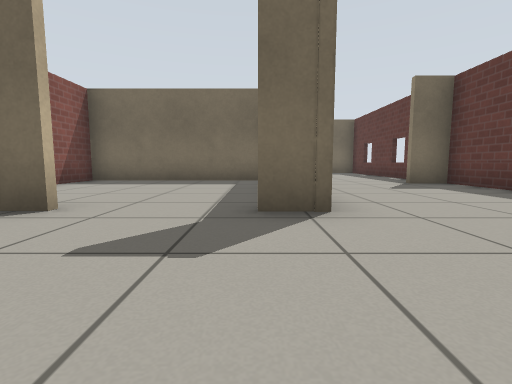
view 1 (above)

16 first-person views from a walk through a robot-simulator world made for Gazebo. The camera is 0.5 m above the floor, tilts 6° down and sees 85° across. The floor is counted in squares, 1 m on a side. Each view is taken from the middle of a square. On the plan, view 1 faces up. The plan holds only what a view shows up to about 9 squares ahead; the rest is blank. Simple patterns stand in for the simulator's built-in surfaces.

view 2
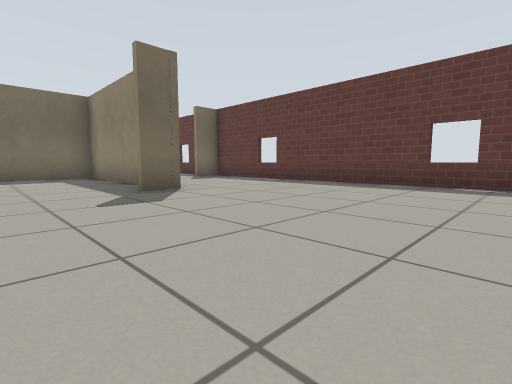

view 3
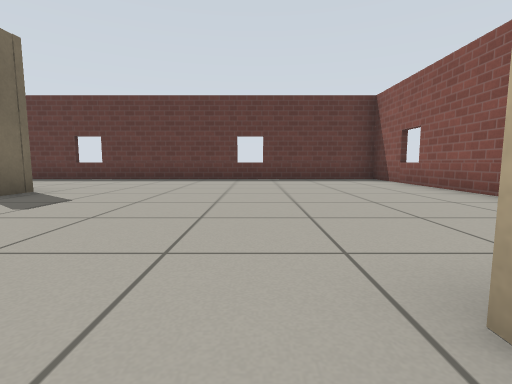

view 4
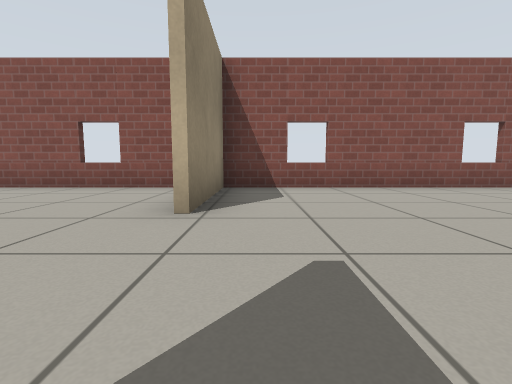

view 5
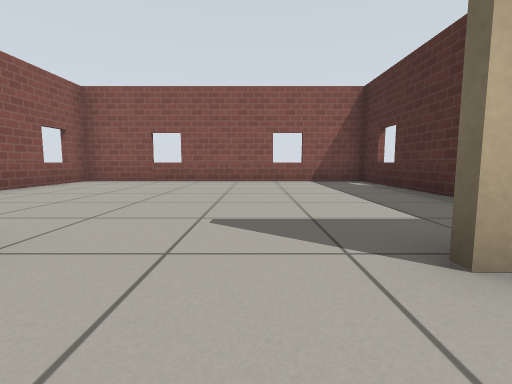

view 6
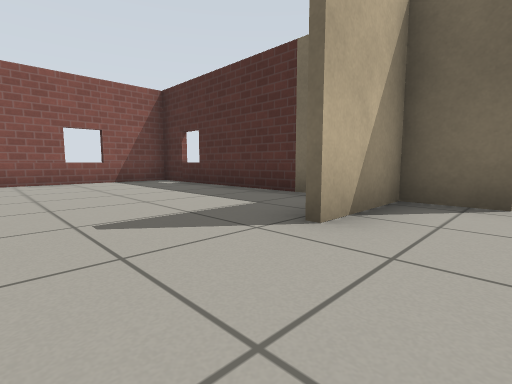

view 7
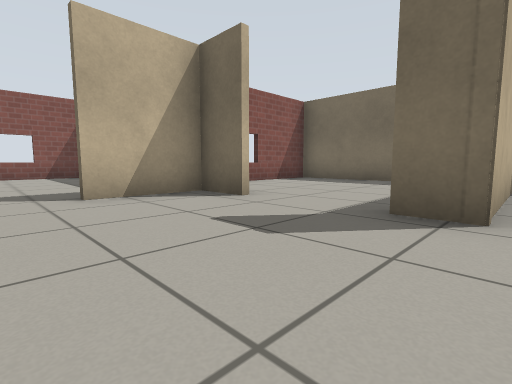

view 8
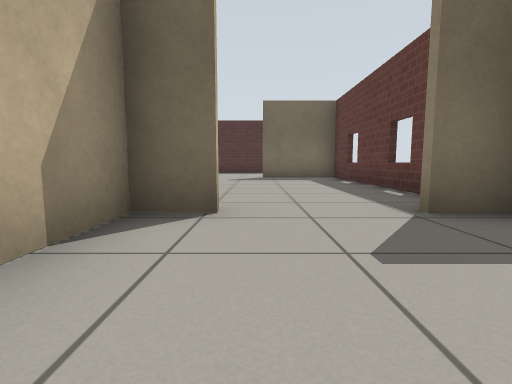

view 9
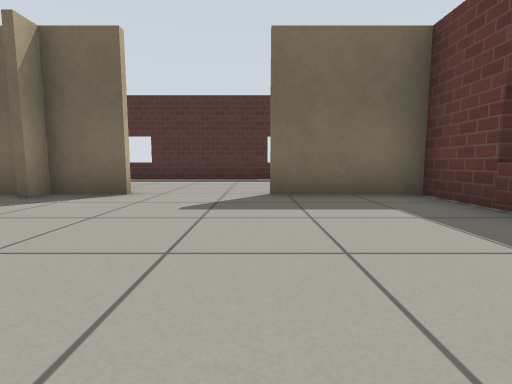

view 10
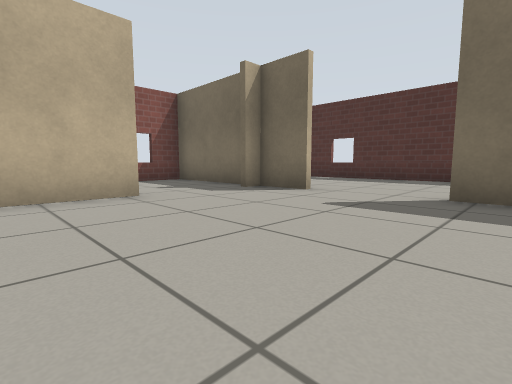

view 11
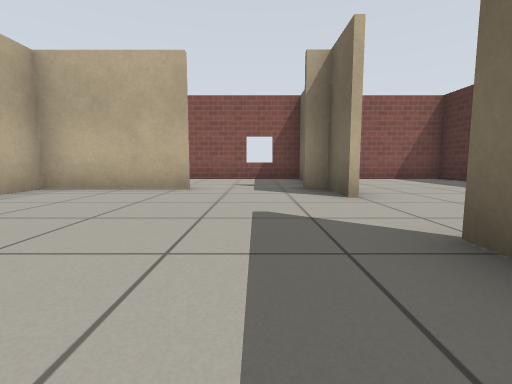

view 12
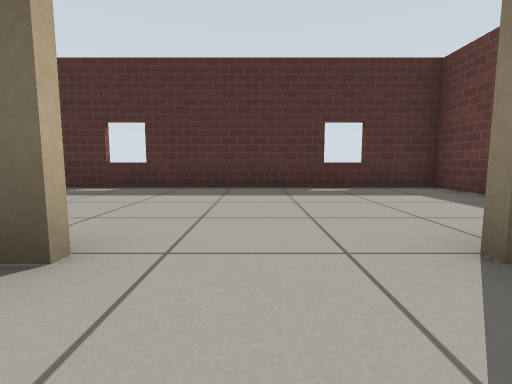

view 13
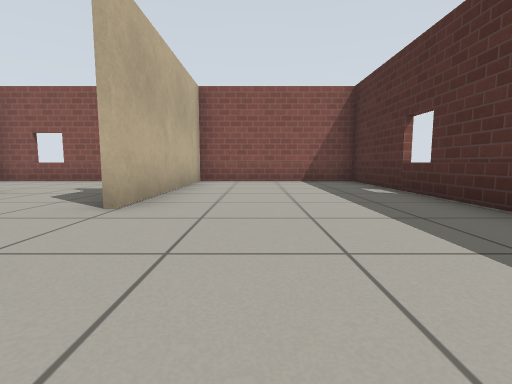

view 14
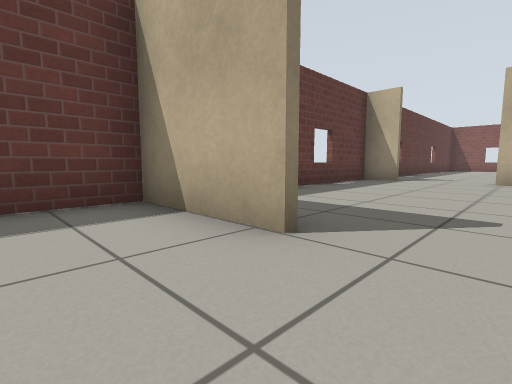

view 15
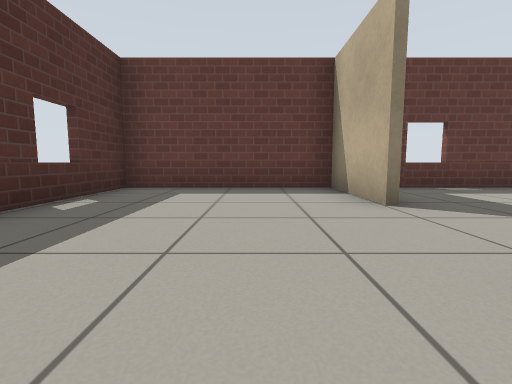

view 16
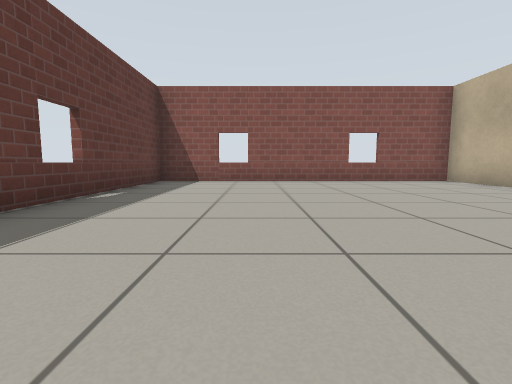

### Floor plan
Points are (right, up) in squares from view 1. A wall is a line through its corners. A room is listed if a view was taken in it or the views show most of it. See-through windows are left out.
Room 1 (views 1, 2, 5, 6, 7, 8, 16)
walls: (0.6, 4.4) (0.6, 7.9) (-4.6, 7.9) (-4.6, 5.2); (-2.1, 2.8) (-3.2, 2.8) (-3.2, 0.9); (1.6, 6.7) (0.8, 6.7) (0.8, 2.8) (0, 2.8); (4.6, 6.7) (3.6, 6.7); (-3.2, -2.6) (-3.2, -4.6); (-3.1, -4.6) (4.6, -4.6) (4.6, 7.6)
ways out: opening at (-3, -0.5) to room 2; opening at (2.5, 7.5) to room 3
Room 2 (views 3, 4)
walls: (-4.6, 2.8) (-9.6, 2.8) (-9.6, -4.6) (-3.1, -4.6); (-3.4, -4.6) (-3.4, -1.6)
ways out: opening at (-3, -0.5) to room 1
Room 3 (views 9, 10, 11, 12, 13, 14, 15)
walls: (2.1, 13.5) (4.6, 13.5); (-1.2, 13.3) (-1.2, 12.9); (-1.2, 10.8) (-1.2, 8) (-0.3, 8); (4.6, 13.3) (2.1, 13.3); (-4.6, 13.5) (0, 13.5); (4.6, 7.6) (4.6, 17.6) (-4.6, 17.6) (-4.6, 12.9); (3.6, 6.9) (4.6, 6.9)
ways out: opening at (2.5, 7.5) to room 1; opening at (-1, 11.5) to room 4
Room 4 (no view inside)
walls: (-4.6, 12.9) (-4.6, 8); (-1.6, 13.3) (-4.6, 13.3); (0, 13.3) (-1.2, 13.3)
ways out: opening at (-1, 11.5) to room 3

Positions as (right, up) in squares from view 1, and headings:
1: (0, 0), facing up
2: (-2, -2), facing up-right
3: (-4, -1), facing right
4: (-4, 1), facing down
5: (-2, 0), facing left
6: (-2, -1), facing up-left
7: (1, 0), facing up-left
8: (2, 4), facing up
9: (2, 9), facing up
10: (3, 9), facing up-left
11: (4, 12), facing left
12: (1, 12), facing up
13: (3, 15), facing left
14: (1, 15), facing down-right
15: (-1, 15), facing right
16: (2, 3), facing down
